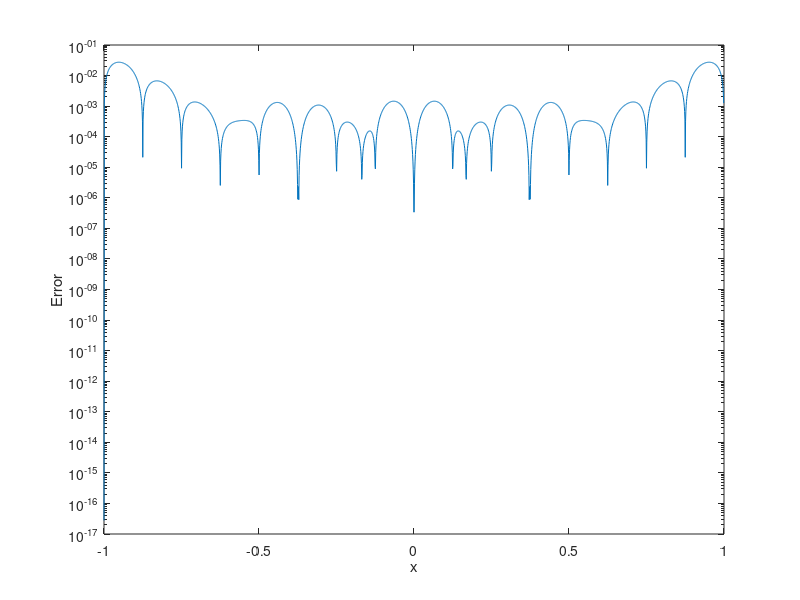

The MATLAB source for this figure:
clear, clc
format long
n = 2^4;  % num of points
% define function
f = @(x) sin(4*(x.^2)) + sin(4*x).^2;
% boundary conditions
m_0 = 0;
m_n = 0;
% cubic spline
all_x = linspace(-1,1,n+1);
y = f(all_x);
h = all_x(2:n+1)-all_x(1:n);
delta = (y(2:n+1)-y(1:n))./h;
d = 6./(h(1:n-1) + h(2:n)).*(delta(2:n)-delta(1:n-1));
lambda = h(2:n)./(h(1:n-1) + h(2:n));
mu = 1.-lambda;
T = diag([mu 1], -1)+diag(2*ones(n+1, 1))...
    +diag([1 lambda], 1);
d_0 = 6/h(1)*(delta(1)-m_0);
d_n = 6/h(n)*(m_n-delta(n));
M = T\[d_0 d d_n]';
% compute error
test_points = linspace(-1,1,2000);
S = [];
for i = 1:2000
    point = test_points(i);
    idx = 0;
    for k = 1:n  % find x_i and x_{i+1}
        if point < all_x(k+1) && point >= all_x(k)
            idx = k;
        end
    end
    if point == 1  % right range value
        idx = n;
    end
    item1 = ((all_x(idx+1)-point)^3*M(idx)...
        +(point-all_x(idx))^3*M(idx+1))/(6*h(idx));
    item2 = ((all_x(idx+1)-point)*y(idx)...
        +(point-all_x(idx))*y(idx+1))/h(idx);
    item3 = h(idx)/6*((all_x(idx+1)-point)*M(idx)...
        +(point-all_x(idx))*M(idx+1));
    S(i) = item1+item2-item3;
end
error = abs(S - f(test_points));
% draw semilogy
semilogy(test_points, error)
xlabel('x')
ylabel('Error')
